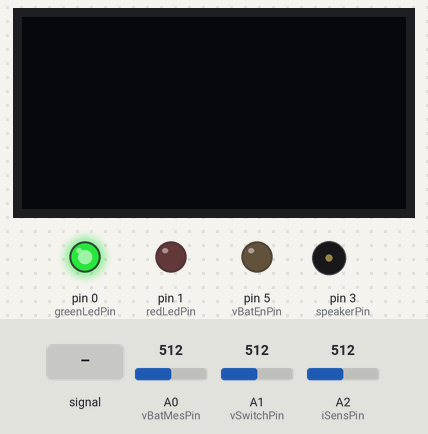
Bench run of a sketch on a simulated Arduino Uno, built with avr-gcc and run on an emulated ATmega328P. Parts: 128×64 one-colour display, output pins drawn as LEDs (lit = HIGH), buzzer (waves = sounding). The test bench sets the inputs (shaded band); at power-on: A1 (vSwitchPin) = 512, A0 (vBatMesPin) = 512, A2 (iSensPin) = 512. The display library's start-up logo is not drawn.

Above: at 1.8 s.
1.9 s: A1 (vSwitchPin) fed a 200 Hz sine of ±460 counts around its level
At 2.21 s:
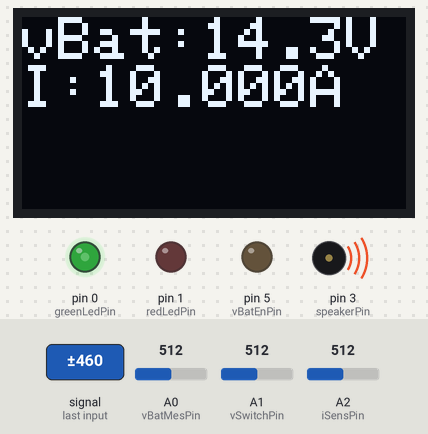
At 2.95 s:
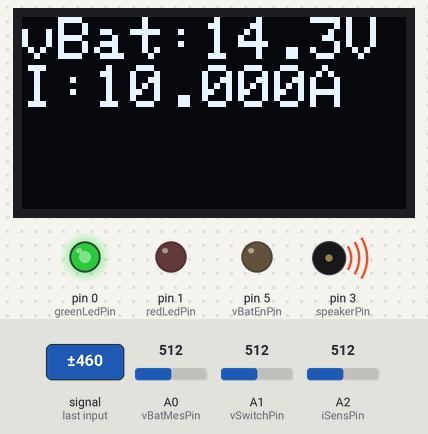
3.7 s: A1 (vSwitchPin) set to 716
At 5.7 s:
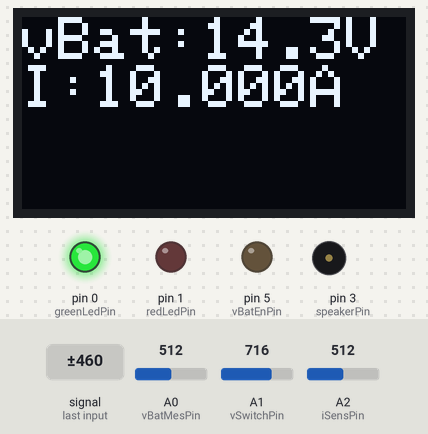
Timing chart, 0 to 7.2 s (numbered marks = the images above; inputs shaded):
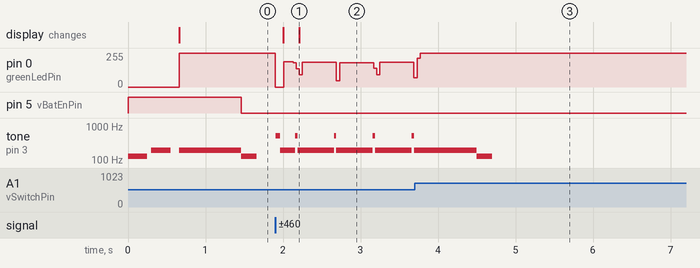

Measured:
- after the input at 1.9 s, tone on pin 3 (speakerPin): goes 523 Hz 0.06 s, 196 Hz 0.20 s, 3 × (523 Hz 0.03 s, 196 Hz 0.47 s), 523 Hz 0.03 s, then 196 Hz, starting at once; the display: first changes after 0.10 s (image 1 shows a later state)
- by itself, tone on pin 3 (speakerPin): plays 131 Hz for 0.25 s, 196 Hz for 0.25 s, 196 Hz for 0.80 s, 131 Hz for 0.20 s

The sketch:

RecAlim.ino
```cpp
//////////////////////////////////
// Librairies
//////////////////////////////////

#include <Adafruit_SSD1306.h>			// Librairie écran OLED I2C
#include "mcp_can.h"						// Librairie CAN
#include "pitches.h"						// Librairie pour gestion de la musique

//////////////////////////////////
// Déclaration des pins
//////////////////////////////////

const int greenLedPin	= 0;
const int redLedPin 		= 1;
const int speakerPin 	= 3;
const int vBatEnPin 		= 5;

const int vBatMesPin 	= A0;
const int vSwitchPin		= A1;
const int iSensPin 		= A2;

//////////////////////////////////
// Variables globales
//////////////////////////////////

// Variables et constantes écran
#define SCREEN_WIDTH 	128
#define SCREEN_HEIGHT	64
#define OLED_RESET     	-1 			// Reset pin # (or -1 if sharing Arduino reset pin)
Adafruit_SSD1306 display(SCREEN_WIDTH, SCREEN_HEIGHT, &Wire, OLED_RESET, 100000UL, 100000UL);

// Variables et constantes CAN
#define CAN_CS_PIN  		10				// Chip select du composant MCP2515
MCP_CAN CAN( CAN_CS_PIN );

const uint16_t boardId = 10;																		// Id de la carte

// Variables compteurs de temps
unsigned long time;
unsigned long stepTime = 50;
unsigned long time2;
unsigned long stepTime2 = 500;

unsigned long pushTime = 0;

// Variables pour mesure tension et courant
const float VBATSEUIL		=  22; //14.8; (petit robot)
const float VBATSEUILRELOU = 21.5; //14; (petit robot)
#define VBUFSIZE		8
float vBatBuf[VBUFSIZE];
int vBatBufIndex = 0;
float iSensBuf[VBUFSIZE];
int iSensBufIndex = 0;
int vBatSeuilCpt = 0;

//////////////////////////////////
// Fonctions programme
//////////////////////////////////

// Fonction qui initialise masques et filtres pour le bus CAN
void initCANMasksAndFilters(){

	// Buffer de récéption RXB0 (1 masque et 2 filtres associés)
	CAN.init_Mask( 0, 0, 0xFFFF );																// Par défaut, le masque 1 bloque tout type d'identifiant, seul les filtres peuvent autoriser les identifiants
	CAN.init_Filt( 0, 0, boardId );																// Filtre qui n'autorique que l'id de la carte
	CAN.init_Filt( 1, 0, 0 );																		// Filtre qui n'autorique que l'id 0

	// Buffer de récéption RXB1 (1 masque et 4 filtres associés)
	CAN.init_Mask( 1, 0, 0xFFFF );																// Par défaut, le masque 1 bloque tout type d'identifiant, seul les filtres peuvent autoriser les identifiants
	CAN.init_Filt( 2, 0, 0 );																		// Filtre qui n'autorique que l'id 0
	CAN.init_Filt( 3, 0, 0 );																		// Filtre qui n'autorique que l'id 0
	CAN.init_Filt( 4, 0, 0 );																		// Filtre qui n'autorique que l'id 0
	CAN.init_Filt( 5, 0, 0 );																		// Filtre qui n'autorique que l'id 0

}

// Initialisation de l'écran OLED
void initOLED(){

	display.begin(SSD1306_SWITCHCAPVCC, 0x3C);

	display.display();
	display.setTextSize(2);
	display.setTextColor(WHITE);
	display.clearDisplay();

}

void powerOn(){	digitalWrite( vBatEnPin , HIGH ); }	// Allumage carte
void powerOff(){	digitalWrite( vBatEnPin , LOW ); }	// Exctinction carte

// Melodie allumage carte alim
void startMelody(){

	/*
	// Hockey melody
	int nbNotes = 8;
	int melody[nbNotes] = { 			NOTE_G3, NOTE_C4, NOTE_E4, NOTE_G4, NOTE_E4, NOTE_G4 	};
	int noteDurations[nbNotes] = { 	8, 		8, 		8, 		4, 		8, 		2 			};	// note durations: 4 = quarter note, 8 = eighth note, etc.:
	*/

	// boooooring melody
	int nbNotes = 2;
	int melody[nbNotes] = { 			NOTE_C3, NOTE_G3 	};
	int noteDurations[nbNotes] = { 	4, 		4 			};	// note durations: 4 = quarter note, 8 = eighth note, etc.:


	// iterate over the notes of the melody:
   for (int i = 0; i < nbNotes; i++) {

     // to calculate the note duration, take one second divided by the note type.
     //e.g. quarter note = 1000 / 4, eighth note = 1000/8, etc.
     int noteDuration = 1000 / noteDurations[i];
     tone(speakerPin, melody[i], noteDuration);

     // to distinguish the notes, set a minimum time between them.
     // the note's duration + 20% seems to work well:
     int pauseBetweenNotes = noteDuration * 1.20;
     delay(pauseBetweenNotes);
     // stop the tone playing:
     noTone(speakerPin);
   }

}

// Récupération tension batterie moyennée
float getVBatAvg(){

	// Calcul tension batterie
	float vBat = 0;
	for( int i=0 ; i<VBUFSIZE ; i++ ) vBat += vBatBuf[i];
	vBat = vBat / VBUFSIZE;						// calcul signal moyen
	vBat = vBat / 1024.0 * 5.0;				// conversion en tension arduino
	vBat = vBat / 24.9 * 25.0;					// calibration
	vBat = vBat * (10+47)/10;					// conversion en tension batterie

	return vBat;

}

// Récupération consommation moyennée
float getISensAvg(){

	// Calcul courant
	float iSens = 0;
	for( int j=0 ; j<VBUFSIZE ; j++ ) iSens += iSensBuf[j];
	iSens = iSens / VBUFSIZE;					// calcul signal moyen
	iSens = iSens / 1024.0 * 5.0;				// conversion en tension arduino
	iSens = iSens / (50.0 * 0.005);			// conversion en courant consommé

	return iSens;

}

// Récupération état bouton
bool getSwitchState(){

	float vSwtich = analogRead( vSwitchPin ) / 1024.0 * 5.0;
	if( vSwtich > 1.0 )
		return true;
	else
		return false;

}

//////////////////////////////////
// SETUP
//////////////////////////////////

void setup(){

	// Initalisation de pins
	pinMode( redLedPin, 		OUTPUT );
	pinMode( greenLedPin, 	OUTPUT );
	pinMode( speakerPin, 	OUTPUT );
	pinMode( vBatEnPin, 		OUTPUT );

	pinMode( vBatMesPin, 	INPUT );
	pinMode( vSwitchPin, 	INPUT );
	pinMode( iSensPin, 		INPUT );

	// Allumage carte alim
	powerOn();
	startMelody();

	// Initialisation écran OLED
	initOLED();

	// Init CAN
	while( CAN_OK != CAN.begin(CAN_500KBPS) ) delay(100);									// Initialisation communication CAN
	initCANMasksAndFilters();

	// Récupération temps après setup
	time = millis();
	time2 = millis();

}

//////////////////////////////////
// LOOP
//////////////////////////////////

void loop(){


	////////////////
	// Gestion Exctinction
	////////////////

	while( getSwitchState() ){							// Si bouton appuyé
		digitalWrite( greenLedPin, HIGH );
		if( pushTime == 0 ){							// Premier appui
			pushTime = millis();						// Enregistrement temps premier appui
			tone( speakerPin, NOTE_G3 );
		} else {
			if( millis() > pushTime + 1000 )	noTone( speakerPin );
			else if( millis() > pushTime + 800 ){	// Appui long
				tone( speakerPin, NOTE_C3 );
				powerOff();								// Mise hors tension
			}
		}
	}

	// Bouton non appuyé
	//if( millis() > pushTime + 1000 )	noTone( speakerPin );
	digitalWrite( greenLedPin, LOW );
	pushTime = 0;									// Remise à zéro compteur

	////////////////
	// Fin Gestion Exctinction
	////////////////

	////////////////
	// Acquisition mesures
	////////////////

	if( millis() > time + stepTime ){
		time += stepTime;

		// Enregistrement signal ADC mesure tension
		vBatBuf[vBatBufIndex++] = analogRead(vBatMesPin);
		if( vBatBufIndex >= VBUFSIZE ) vBatBufIndex = 0;		// Rotation buffer

		// Enregistrement signal ADC mesure courant
		iSensBuf[iSensBufIndex++] = analogRead(iSensPin);
		if( iSensBufIndex >= VBUFSIZE ) iSensBufIndex = 0;		// Rotation buffer

	}

	////////////////
	// Fin Acquisition mesures
	////////////////

	////////////////
	// Gestion infos
	////////////////
	if( millis() > time2 + stepTime2 ){
		time2 += stepTime2;

		// Récupération des mesures tension/courant
		float vBat = getVBatAvg();
		float iSens = getISensAvg();

		// Vérification seuil tension batterie
		if( vBat < VBATSEUILRELOU ){

			tone( speakerPin, NOTE_C5 );

		} else if( vBat < VBATSEUIL ){

			digitalWrite( redLedPin, !digitalRead(redLedPin) );			// LED rouge qui clignote

			if( vBatSeuilCpt++ == 1 )	tone( speakerPin, NOTE_C3 );		// BIP !!!!!!!!!!!!!
			else noTone( speakerPin );

			if( vBatSeuilCpt > 10 ) vBatSeuilCpt = 0;							// Incrémentation compteurs

		} else {

			digitalWrite( redLedPin, LOW );										// Extinction led rouge !

			if( vBatSeuilCpt > 0 ){
				//noTone( speakerPin );
				vBatSeuilCpt = 0;														// Reset compteur de bip
			}

		}

		////////////////
		// Envoi CAN
		////////////////

		// Mise en forme en entier mV et mA pour envoyer sur bus CAN
		unsigned int vBatmV = vBat * 1000;
		unsigned int iSensmA = iSens * 1000;

		// Envoi trame CAN avec les infos tension et courant
		unsigned long canId = boardId;
		unsigned char canMsgSize = 5;
		unsigned char canMsg[5];
		canMsg[0] = 0xF5;																// Fonction pour Gobot
		canMsg[1] = vBatmV / 0x100;
		canMsg[2] = vBatmV % 0x100;
		canMsg[3] = iSensmA / 0x100;
		canMsg[4] = iSensmA % 0x100;
		CAN.sendMsgBuf( canId, 0, canMsgSize, canMsg, 0 );

		////////////////
		// Fin Envoi CAN
		////////////////

		////////////////
		// Mise à jour Affichage
		////////////////

		display.clearDisplay();
		display.setCursor(0,0);

		display.print( "vBat:" );
		display.print( vBat , 1 );
		display.println( "V" );

		display.print( "I:" );
		display.print( iSens,3);
		display.println( "A" );

		display.display();

		////////////////
		// Fin Affichage
		////////////////

	}

	////////////////
	// Fin Gestion infos
	////////////////

	////////////////
	// Reception trame CAN pour la musique !
	////////////////

	if( CAN_MSGAVAIL == CAN.checkReceive() ){

		// Récupération message
		unsigned char canMsgSize;
		unsigned char canMsg[8];
		CAN.readMsgBuf(  &canMsgSize, canMsg );
		unsigned long canId = CAN.getCanId();

		// Gestion des commandes
		byte command = canMsg[0];

		canMsgSize = 0;																				// Retour à zero pour initier message de retour

		switch( command ){

			case 0xF6 : {

				unsigned int frequency = canMsg[1] * 0x100 + canMsg[2];
				unsigned long duration = canMsg[3] * 0x100 + canMsg[4];
				canMsgSize = 5;
				tone( speakerPin, frequency, duration );

				break;

			}

		}

		// Test si réponse à envoyer
		if( canMsgSize > 0 ){
			CAN.sendMsgBuf( canId, 0, canMsgSize, canMsg, 0 );								// Envoi réponse
		}

	}

	////////////////
	// Fin Reception trame CAN pour la musique !
	////////////////


}
```

pitches.h
```cpp
/*************************************************
 * Public Constants
 *************************************************/

#define NOTE_B0  31
#define NOTE_C1  33
#define NOTE_CS1 35
#define NOTE_D1  37
#define NOTE_DS1 39
#define NOTE_E1  41
#define NOTE_F1  44
#define NOTE_FS1 46
#define NOTE_G1  49
#define NOTE_GS1 52
#define NOTE_A1  55
#define NOTE_AS1 58
#define NOTE_B1  62
#define NOTE_C2  65
#define NOTE_CS2 69
#define NOTE_D2  73
#define NOTE_DS2 78
#define NOTE_E2  82
#define NOTE_F2  87
#define NOTE_FS2 93
#define NOTE_G2  98
#define NOTE_GS2 104
#define NOTE_A2  110
#define NOTE_AS2 117
#define NOTE_B2  123
#define NOTE_C3  131
#define NOTE_CS3 139
#define NOTE_D3  147
#define NOTE_DS3 156
#define NOTE_E3  165
#define NOTE_F3  175
#define NOTE_FS3 185
#define NOTE_G3  196
#define NOTE_GS3 208
#define NOTE_A3  220
#define NOTE_AS3 233
#define NOTE_B3  247
#define NOTE_C4  262
#define NOTE_CS4 277
#define NOTE_D4  294
#define NOTE_DS4 311
#define NOTE_E4  330
#define NOTE_F4  349
#define NOTE_FS4 370
#define NOTE_G4  392
#define NOTE_GS4 415
#define NOTE_A4  440
#define NOTE_AS4 466
#define NOTE_B4  494
#define NOTE_C5  523
#define NOTE_CS5 554
#define NOTE_D5  587
#define NOTE_DS5 622
#define NOTE_E5  659
#define NOTE_F5  698
#define NOTE_FS5 740
#define NOTE_G5  784
#define NOTE_GS5 831
#define NOTE_A5  880
#define NOTE_AS5 932
#define NOTE_B5  988
#define NOTE_C6  1047
#define NOTE_CS6 1109
#define NOTE_D6  1175
#define NOTE_DS6 1245
#define NOTE_E6  1319
#define NOTE_F6  1397
#define NOTE_FS6 1480
#define NOTE_G6  1568
#define NOTE_GS6 1661
#define NOTE_A6  1760
#define NOTE_AS6 1865
#define NOTE_B6  1976
#define NOTE_C7  2093
#define NOTE_CS7 2217
#define NOTE_D7  2349
#define NOTE_DS7 2489
#define NOTE_E7  2637
#define NOTE_F7  2794
#define NOTE_FS7 2960
#define NOTE_G7  3136
#define NOTE_GS7 3322
#define NOTE_A7  3520
#define NOTE_AS7 3729
#define NOTE_B7  3951
#define NOTE_C8  4186
#define NOTE_CS8 4435
#define NOTE_D8  4699
#define NOTE_DS8 4978
```
